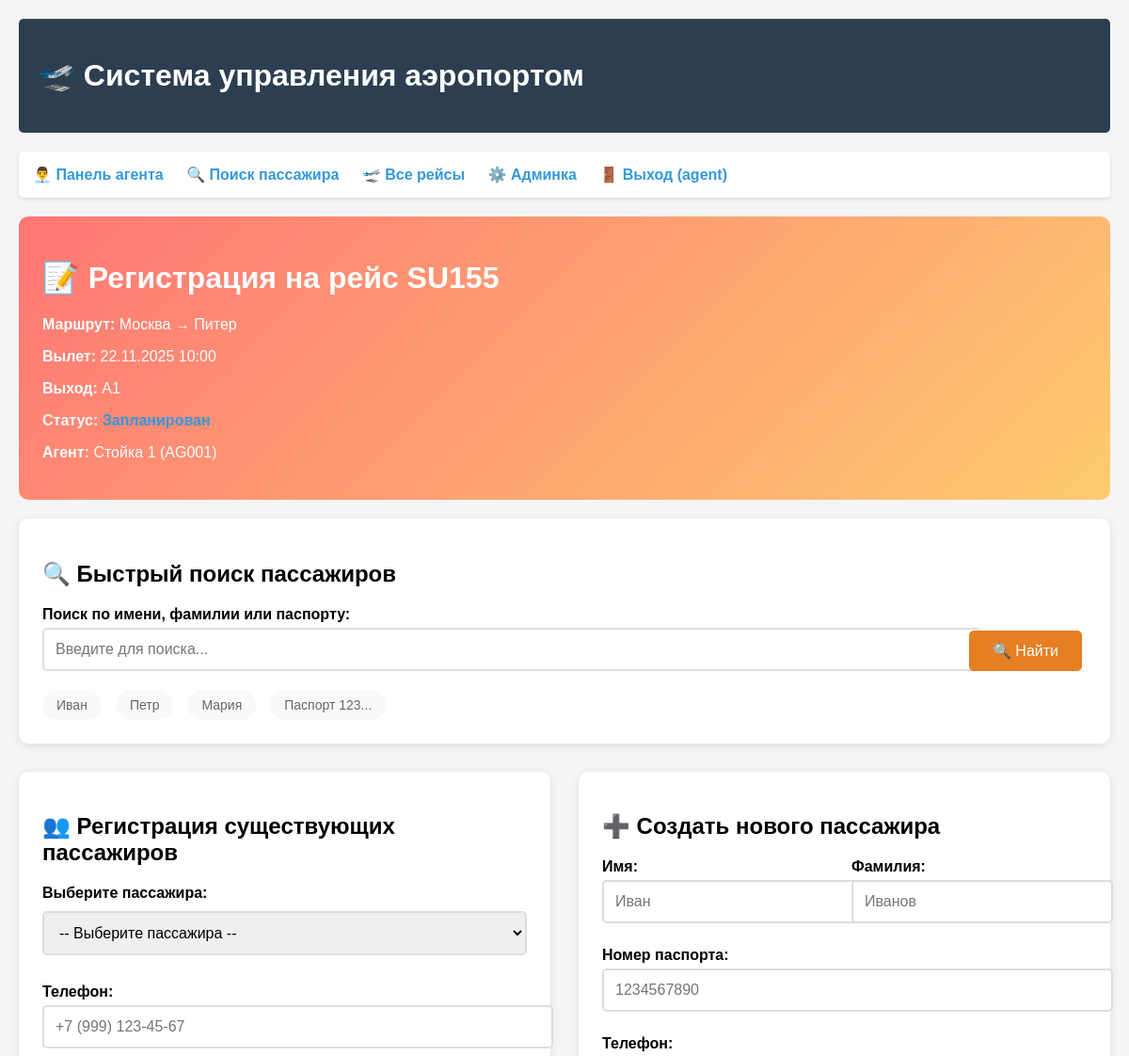
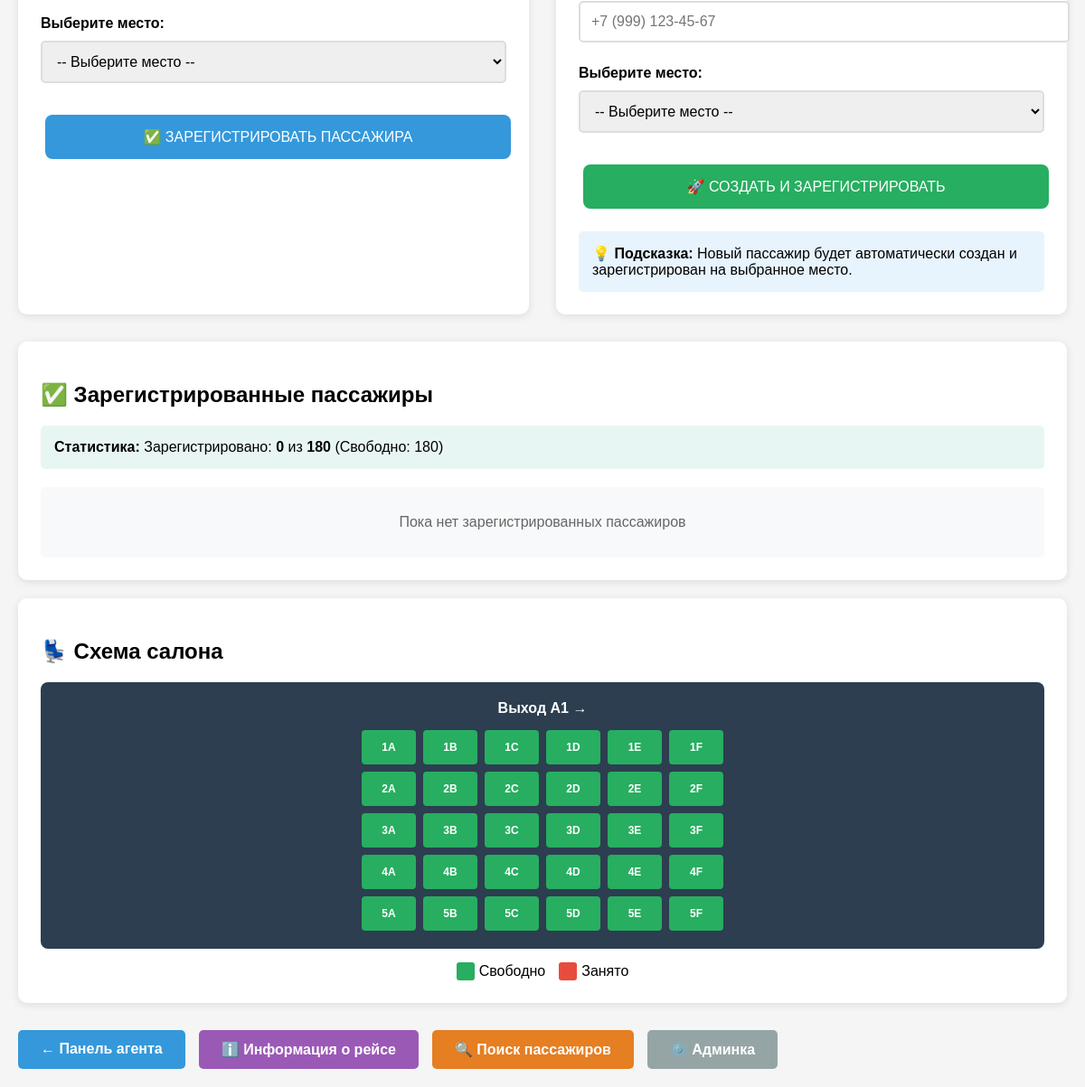
The app's page /agent/checkin/3/ (signed in), older data (2 pictures, top to bottom).
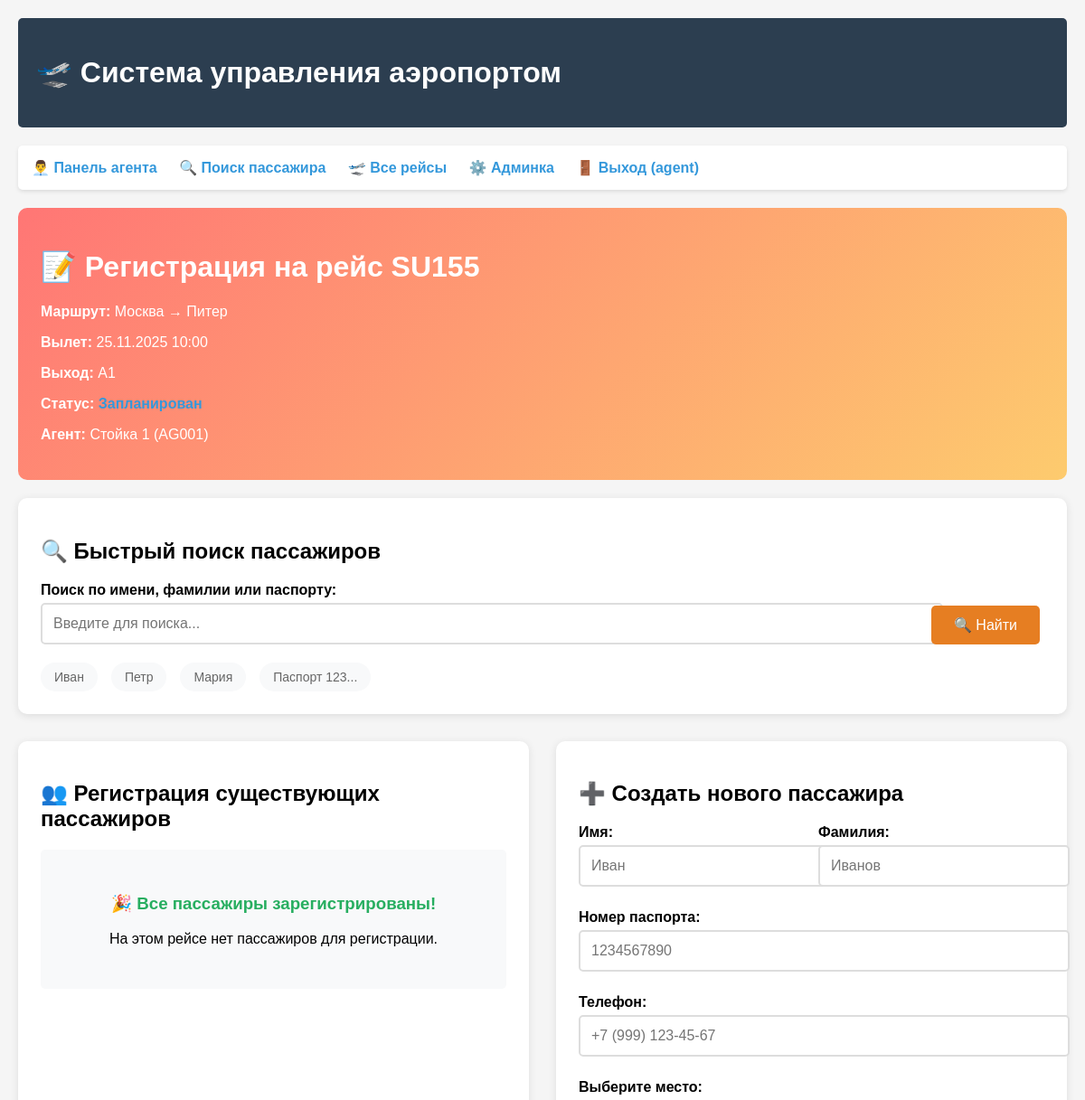
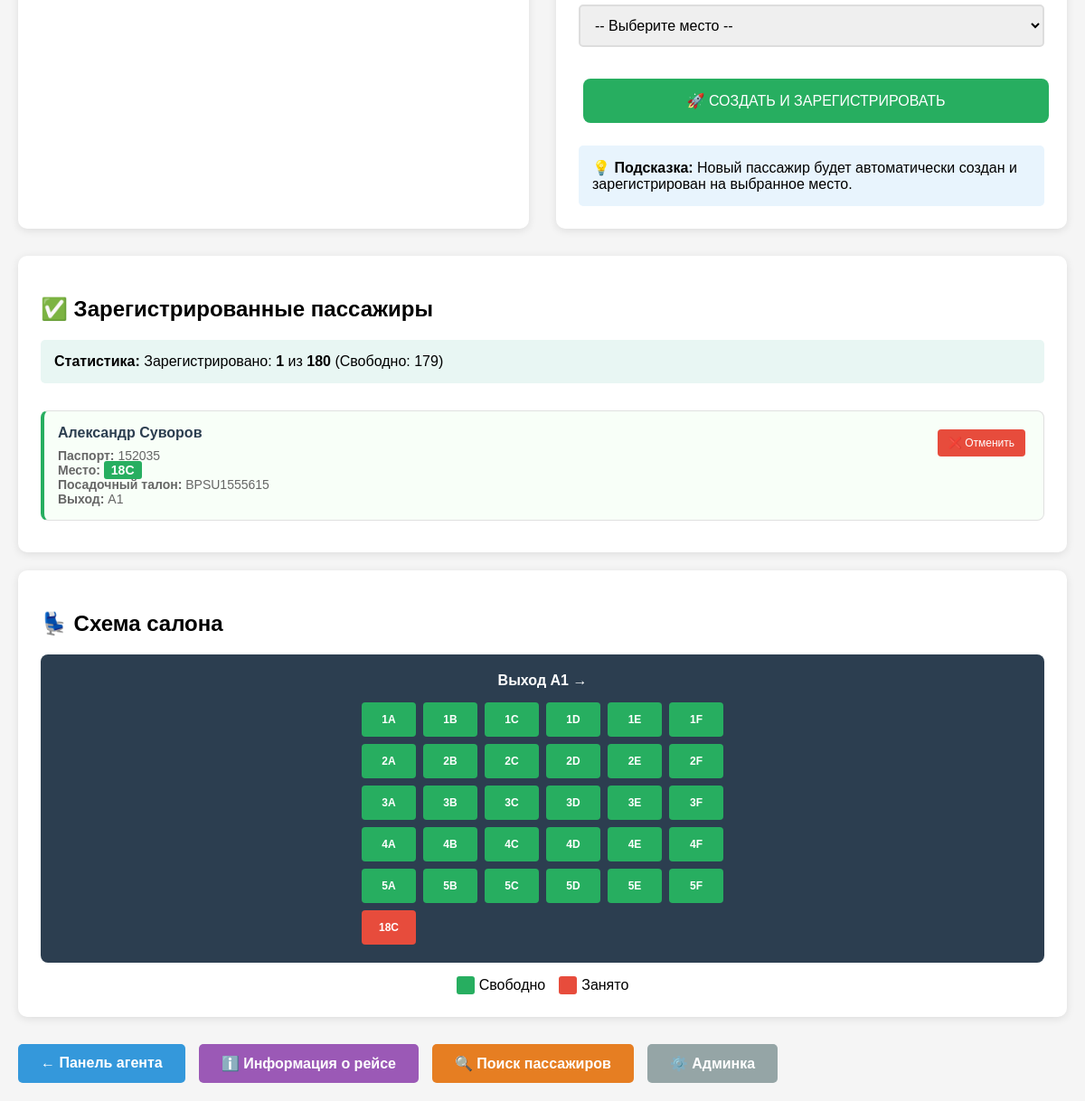
The same page, newer data (2 pictures, top to bottom).
### flights/models.py (models this page shows, shortened)
class Flight(models.Model):
    STATUS_CHOICES = [
        ('scheduled', 'Запланирован'),
        ('boarding', 'Посадка'),
        ('departed', 'Вылетел'),
        ('landed', 'Приземлился'),
        ('cancelled', 'Отменен'),
    ]
    number = models.CharField(max_length=10, unique=True, verbose_name="Номер рейса")
    departure_city = models.CharField(max_length=100, verbose_name="Город вылета", blank=True, null=True)
    destination_city = models.CharField(max_length=100, verbose_name="Город назначения", blank=True, null=True)
    departure_time = models.DateTimeField(verbose_name="Время вылета")
    arrival_time = models.DateTimeField(verbose_name="Время прибытия")
    gate = models.CharField(max_length=10, verbose_name="Выход", default="A1")
    status = models.CharField(max_length=20, choices=STATUS_CHOICES, default='scheduled', verbose_name="Статус")
    capacity = models.IntegerField(default=180, verbose_name="Вместимость")
    class Meta:
        verbose_name = "Рейс"
        verbose_name_plural = "Рейсы"
        ordering = ['departure_time']  # Сортировка по времени вылета

class BoardingPass(models.Model):
    passenger = models.ForeignKey(Passenger, on_delete=models.CASCADE, verbose_name="Пассажир")
    flight = models.ForeignKey(Flight, on_delete=models.CASCADE, verbose_name="Рейс")
    boarding_pass_number = models.CharField(max_length=15, unique=True, verbose_name="Номер посадочного талона")
    seat_number = models.CharField(max_length=5, verbose_name="Номер места")
    gate = models.CharField(max_length=10, blank=True, verbose_name="Выход")
    boarding_time = models.DateTimeField(null=True, blank=True, verbose_name="Время посадки")
    check_in_time = models.DateTimeField(auto_now_add=True, verbose_name="Время регистрации")
    check_in_agent = models.ForeignKey(CheckInAgent, on_delete=models.CASCADE, verbose_name="Агент регистрации")
    status = models.CharField(max_length=20, choices=[
        ('checked_in', 'Зарегистрирован'),
        ('boarded', 'Прошел посадку'),
        ('cancelled', 'Отменен')
    ], default='checked_in', verbose_name="Статус")
    class Meta:
        verbose_name = "Посадочный талон"
        verbose_name_plural = "Посадочные талоны"

class Passenger(models.Model):
    flight = models.ForeignKey(Flight, on_delete=models.CASCADE, verbose_name="Рейс")
    first_name = models.CharField(max_length=50, verbose_name="Имя")
    last_name = models.CharField(max_length=50, verbose_name="Фамилия")
    passport_number = models.CharField(max_length=20, verbose_name="Номер паспорта")
    seat_number = models.CharField(max_length=5, verbose_name="Номер места")
    phone = models.CharField(max_length=20, verbose_name="Телефон", blank=True, null=True)
    class Meta:
        verbose_name = "Пассажир"
        verbose_name_plural = "Пассажиры"

### flights/views_checkin.py (the view, shortened to what this page needs)
# urls.py: path('agent/checkin/<int:flight_id>/', views_checkin.flight_checkin, name='flight_checkin'),
@login_required
@user_passes_test(agent_check)
def flight_checkin(request, flight_id):
    flight = get_object_or_404(Flight, id=flight_id)
    agent = request.user.checkinagent
    registered_passengers = BoardingPass.objects.filter(flight=flight).values_list('passenger_id', flat=True)
    available_passengers = Passenger.objects.filter(flight=flight).exclude(id__in=registered_passengers)
    boarded_passengers = BoardingPass.objects.filter(flight=flight).select_related('passenger')
    all_seats = [f"{row}{seat}" for row in range(1, 31) for seat in ['A', 'B', 'C', 'D', 'E', 'F']]
    taken_seats = [bp.seat_number for bp in boarded_passengers]
    available_seats = [seat for seat in all_seats[:flight.capacity] if seat not in taken_seats]
    context = {
        'flight': flight,
        'agent': agent,
        'available_passengers': available_passengers,
        'boarded_passengers': boarded_passengers,
        'available_seats': available_seats,
        'registered_count': boarded_passengers.count(),
        'total_capacity': flight.capacity,
    }
    return render(request, 'flights/flight_checkin.html', context)

### flights/views_checkin.py (called while the page is built)
def agent_check(user):
    return hasattr(user, 'checkinagent')

### flights/templates/flights/flight_checkin.html (shortened to what the changed rows need)
{% extends 'flights/base.html' %}
{% block content %}
<div style="background: linear-gradient(135deg, #ff7675 0%, #fdcb6e 100%); color: white; padding: 25px; border-radius: 10px; margin: 20px 0;">
    <h1>📝 Регистрация на рейс {{ flight.number }}</h1>
    <p><strong>Маршрут:</strong> {{ flight.departure_city }} → {{ flight.destination_city }}</p>
    <p><strong>Вылет:</strong> {{ flight.departure_time|date:"d.m.Y H:i" }}</p>
    <p><strong>Выход:</strong> {{ flight.gate }}</p>
    <p><strong>Статус:</strong> <span class="status-{{ flight.status }}">{{ flight.get_status_display }}</span></p>
    <p><strong>Агент:</strong> {{ agent.workstation }} ({{ agent.agent_id }})</p>
</div>
<div style="background: white; padding: 25px; border-radius: 10px; box-shadow: 0 2px 10px rgba(0,0,0,0.1); margin: 20px 0;">
    <h2>🔍 Быстрый поиск пассажиров</h2>
</div>
<div style="display: grid; grid-template-columns: 1fr 1fr; gap: 30px; margin: 30px 0;">
    <div style="background: white; padding: 25px; border-radius: 10px; box-shadow: 0 2px 10px rgba(0,0,0,0.1);">
        <h2>👥 Регистрация существующих пассажиров</h2>
        {% if available_passengers %}
        <form method="post">
            <div style="margin-bottom: 20px;">
                <label><strong>Выберите пассажира:</strong></label>
                <select name="passenger_id" required style="width: 100%; padding: 12px; margin: 10px 0; border: 2px solid #ddd; border-radius: 5px; font-size: 16px;">
                    <option value="">-- Выберите пассажира --</option>
                </select>
            </div>
            <div style="margin-bottom: 20px;">
                <label><strong>Телефон:</strong></label>
                <input type="tel" name="passenger_phone" style="width: 100%; padding: 12px; margin: 5px 0; border: 2px solid #ddd; border-radius: 5px; font-size: 16px;" placeholder="+7 (999) 123-45-67">
            </div>
            <div style="margin-bottom: 20px;">
                <label><strong>Выберите место:</strong></label>
                <select name="seat_number" required style="width: 100%; padding: 12px; margin: 10px 0; border: 2px solid #ddd; border-radius: 5px; font-size: 16px;">
                    <option value="">-- Выберите место --</option>
                </select>
            </div>
            <button type="submit" style="background: #3498db; color: white; padding: 15px 30px; border: none; border-radius: 8px; font-size: 16px; cursor: pointer; width: 100%;">
                ✅ ЗАРЕГИСТРИРОВАТЬ ПАССАЖИРА
            </button>
        </form>
        {% else %}
        <div style="background: #f8f9fa; padding: 30px; border-radius: 5px; text-align: center;">
            <h3 style="color: #27ae60;">🎉 Все пассажиры зарегистрированы!</h3>
            <p>На этом рейсе нет пассажиров для регистрации.</p>
        </div>
        {% endif %}
    </div>
    <div style="background: white; padding: 25px; border-radius: 10px; box-shadow: 0 2px 10px rgba(0,0,0,0.1);">
        <h2>➕ Создать нового пассажира</h2>
    </div>
</div>
<div style="background: white; padding: 25px; border-radius: 10px; box-shadow: 0 2px 10px rgba(0,0,0,0.1); margin: 20px 0;">
    <h2>✅ Зарегистрированные пассажиры</h2>
    <div style="background: #e8f6f3; padding: 15px; border-radius: 5px; margin-bottom: 20px;">
        <strong>Статистика:</strong>
        Зарегистрировано: <strong>{{ registered_count }}</strong> из <strong>{{ total_capacity }}</strong>
        (Свободно: {{ available_seats|length }})
    </div>
    {% if boarded_passengers %}
    <div style="max-height: 400px; overflow-y: auto;">
        {% for boarding_pass in boarded_passengers %}
        <div style="border: 1px solid #e0e0e0; padding: 15px; margin: 10px 0; border-radius: 8px; background: #f8fff8; border-left: 4px solid #27ae60;">
            <div style="display: flex; justify-content: space-between; align-items: flex-start;">
                <div style="flex: 1;">
                    <h4 style="margin: 0 0 8px 0; color: #2c3e50;">
                        {{ boarding_pass.passenger.first_name }} {{ boarding_pass.passenger.last_name }}
                    </h4>
                    <div style="font-size: 14px; color: #666;">
                        <strong>Паспорт:</strong> {{ boarding_pass.passenger.passport_number }}<br>
                        <strong>Место:</strong> <span style="background: #27ae60; color: white; padding: 2px 8px; border-radius: 3px; font-weight: bold;">{{ boarding_pass.seat_number }}</span><br>
                        <strong>Посадочный талон:</strong> {{ boarding_pass.boarding_pass_number }}<br>
                        <strong>Выход:</strong> {{ boarding_pass.gate }}
                    </div>
                </div>
                <form method="post" action="" style="margin: 0;">
                    <button type="submit" style="background: #e74c3c; color: white; border: none; padding: 8px 12px; border-radius: 4px; cursor: pointer; font-size: 12px;">
                        ❌ Отменить
                    </button>
                </form>
            </div>
        </div>
        {% endfor %}
    </div>
    {% else %}
    <div style="background: #f8f9fa; padding: 30px; border-radius: 5px; text-align: center;">
        <p style="color: #666; margin: 0;">Пока нет зарегистрированных пассажиров</p>
    </div>
    {% endif %}
</div>
<div style="background: white; padding: 25px; border-radius: 10px; box-shadow: 0 2px 10px rgba(0,0,0,0.1); margin: 20px 0;">
    <h2>💺 Схема салона</h2>
    <div style="background: #2c3e50; padding: 20px; border-radius: 8px; margin: 15px 0;">
        <div style="color: white; text-align: center; margin-bottom: 15px; font-weight: bold;">Выход {{ flight.gate }} →</div>
        <div style="display: grid; grid-template-columns: repeat(6, 1fr); gap: 8px; max-width: 400px; margin: 0 auto;">
            {% for seat in available_seats|slice:":30" %}
            <div style="background: #27ae60; color: white; padding: 12px; text-align: center; border-radius: 4px; font-size: 12px; font-weight: bold;">
                {{ seat }}
            </div>
            {% endfor %}
            {% for bp in boarded_passengers %}
            <div style="background: #e74c3c; color: white; padding: 12px; text-align: center; border-radius: 4px; font-size: 12px; font-weight: bold;">
                {{ bp.seat_number }}
            </div>
            {% endfor %}
        </div>
    </div>
</div>
{% endblock %}

Row changes from the older to the newer data that the page shows:
changed Flight "SU155": departure_time "22.11.2025 10:00" → "25.11.2025 10:00"
added BoardingPass: passenger.first_name "Александр", passenger.last_name "Суворов", passenger.passport_number "152035", seat_number "18C", boarding_pass_number "BPSU1555615", gate "A1"
Text that changed along with them:
{{ registered_count }}: "0" → "1"
{{ available_seats|length }}: "180" → "179"
form field passenger_id: "-- Выберите пассажира --" → (not shown)
form field seat_number: "-- Выберите место --" → (not shown)
text no longer shown: "Выберите пассажира: Телефон: Выберите место: ✅ ЗАРЕГИСТРИРОВАТЬ ПАССАЖИРА Пока нет зарегистрированных пассажиров"
text now shown: "🎉 Все пассажиры зарегистрированы! На этом рейсе нет пассажиров для регистрации."
